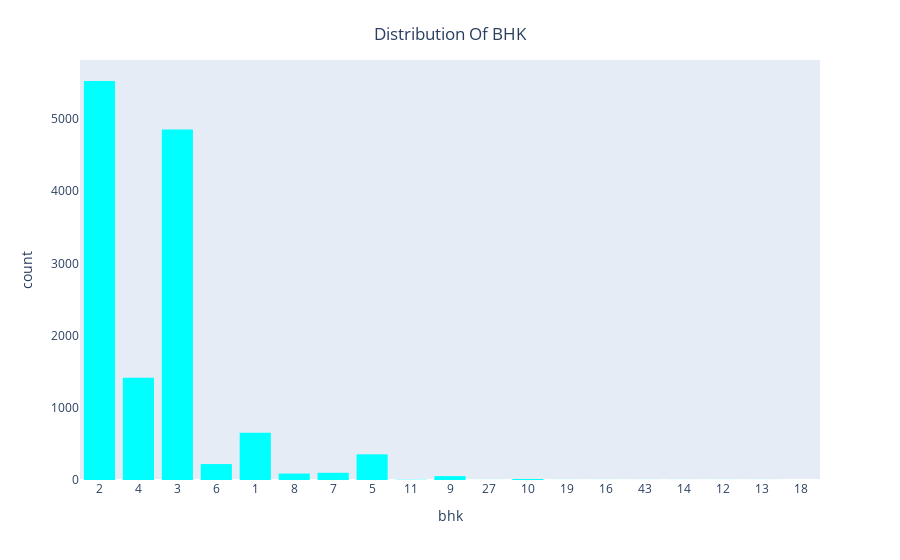

Source (notebook cell):
### Code cell
fig = px.histogram(df,x="bhk",color_discrete_sequence=['#00FFFF'],nbins=100)
fig.update_layout(
    xaxis=dict(showgrid=False),
    yaxis=dict(showgrid=False),
    title = {
        "text":"Distribution Of BHK",
        "x":0.5,
        "y":0.95,
        "xanchor":"center",
        "yanchor":"top"
    }
)
fig.show()

### Figure 1 — Plotly figure (JSON) as saved in the notebook; plotly's stock layout.template omitted (floating-point values rounded to 4 significant figures; data arrays with more than 128 entries replaced by an {"elided": "..."} marker saying what was removed)
{"data": [{"bingroup": "x", "hovertemplate": "bhk=%{x}<br>count=%{y}<extra></extra>", "legendgroup": "", "marker": {"color": "#00FFFF", "pattern": {"shape": ""}}, "name": "", "nbinsx": 100, "orientation": "v", "showlegend": false, "type": "histogram", "x": {"elided": "13320 str values"}, "xaxis": "x", "yaxis": "y"}], "layout": {"barmode": "relative", "legend": {"tracegroupgap": 0}, "margin": {"t": 60}, "title": {"text": "Distribution Of BHK", "x": 0.5, "xanchor": "center", "y": 0.95, "yanchor": "top"}, "xaxis": {"anchor": "y", "domain": [0, 1], "showgrid": false, "title": {"text": "bhk"}}, "yaxis": {"anchor": "x", "domain": [0, 1], "showgrid": false, "title": {"text": "count"}}}}
